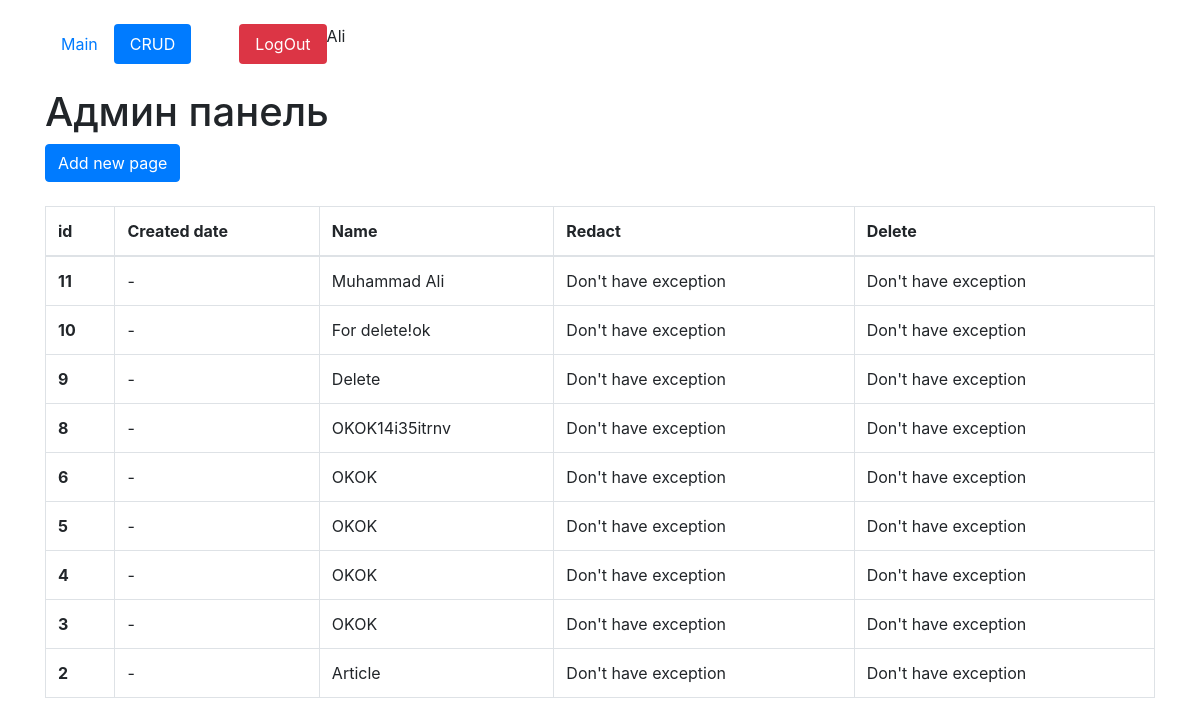
The app's page /edit-page (signed in), older data.
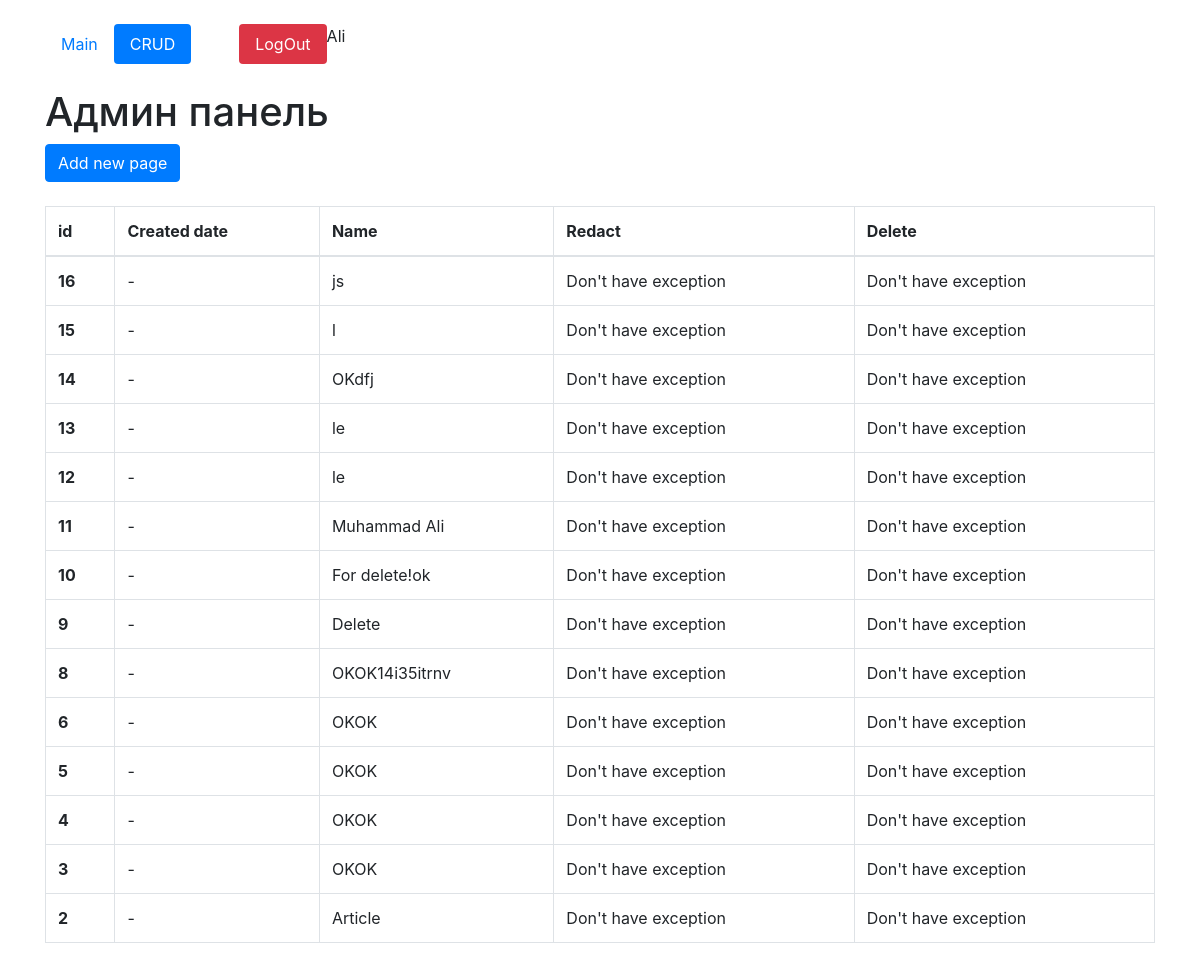
The same page, newer data.
### article/models.py (models this page shows, shortened)
class Article(models.Model):
  created_date = models.DateTimeField(auto_now=True)
  name = models.CharField(max_length=200)
  text = models.TextField()

### api/article/views.py (the view, shortened to what this page needs)
# urls.py: path('edit-page', views.ArticleCreateView.as_view(), name='edit_page'),
class ArticleCreateView(LoginRequiredMixin, CustomSuccessMessageMixin, CreateView):
  login_url = reverse_lazy('login_page')
  model = Article
  template_name = 'edit_page.html'
  form_class = ArticleForm
  success_url = reverse_lazy('edit_page')
  success_msg = 'Notation created'
  def get_context_data(self,**kwargs):
    kwargs['list_articles'] = Article.objects.all().order_by('-id')
    return super().get_context_data(**kwargs)

### article/templates/edit_page.html (shortened to what this page needs)
{% extends 'index.html' %}
{% block content %}
  <h1 class="mt-4">Админ панель</h1>
  <button type="button" class="btn btn-primary" data-toggle="modal" data-target="#exampleModal">
    Add new page
  </button>
  {% if update %}
    {% if success_update %}
      <p style="color:red">Notation updated</p>
    {% endif %}
    <p class="mt-4">Page updated</p>
    <p><a href="{% url 'edit_page' %}">Go back</a></p>
    <form id="update_data" method="post">
        {% csrf_token %}
        {{form}}
      </form>
    <button form="update_data" type="submit" class="btn btn-primary">Update</button>
  {% else %}
    <table class="table table-bordered mt-4">
      <thead>
        <tr>
          <th scope="col">id</th>
          <th scope="col">Created date</th>
          <th scope="col">Name</th>
          <th scope="col">Redact</th>
          <th scope="col">Delete</th>
        </tr>
      </thead>
      <tbody>
        {% for i in list_articles %}
          <tr {% if i.id|slugify == request.GET.id %} style="background:lightgreen" {% endif %}>
            <th>{{i.id}}</th>
            <td>{{i.create_date|date:'d.m.Y'}} - {{i.author}}</td>
            <td>{{i.name}}</td>
            <td>
              {% if request.user == i.author %}
                <a href="{% url 'update_page' i.id %}">redact</a>
              {% else %}
                Don't have exception
              {% endif %}
            </td>
            <td>
              {% if request.user == i.author %}
                <form id="delete_form{{i.id}}" action="{% url 'delete_page' i.id %}" method="post">{% csrf_token %}</form>
                <a href="javascript:void()" onclick="delete_question{{i.id}}()">delete</a>
                <script>
                  function delete_question{{i.id}}()
                  {
                    if (confirm("Are you sure?")) {
                      document.getElementById('delete_form{{i.id}}').submit()
                    }
                  }
                </script>
              {% else %}
                Don't have exception
              {% endif %}
            </td>
          </tr>
        {% endfor %}
      </tbody>
    </table>
  {% endif %}
{% endblock content %}

Row changes from the older to the newer data that the page shows:
added Article: id "16", name "js"
added Article: id "15", name "l"
added Article: id "14", name "OKdfj"
added Article: id "13", name "le"
added Article: id "12", name "le"
